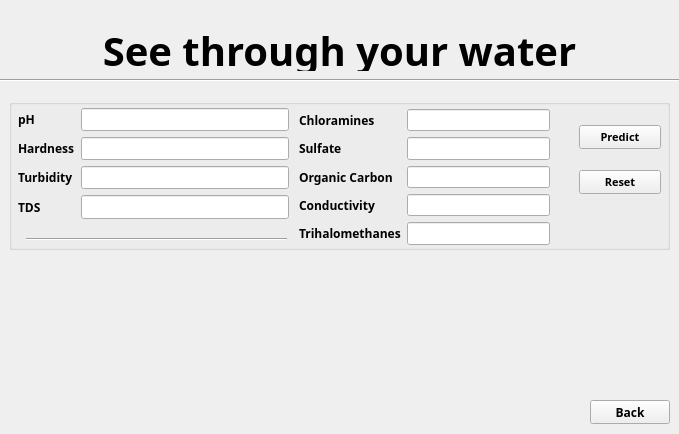
<?xml version="1.0" encoding="UTF-8"?>
<ui version="4.0">
 <class>MainWindow</class>
 <widget class="QMainWindow" name="MainWindow">
  <property name="geometry">
   <rect>
    <x>0</x>
    <y>0</y>
    <width>679</width>
    <height>434</height>
   </rect>
  </property>
  <property name="sizePolicy">
   <sizepolicy hsizetype="Fixed" vsizetype="Fixed">
    <horstretch>0</horstretch>
    <verstretch>0</verstretch>
   </sizepolicy>
  </property>
  <property name="minimumSize">
   <size>
    <width>679</width>
    <height>434</height>
   </size>
  </property>
  <property name="maximumSize">
   <size>
    <width>679</width>
    <height>434</height>
   </size>
  </property>
  <property name="font">
   <font>
    <family>Mona Sans Light</family>
    <pointsize>16</pointsize>
    <bold>true</bold>
   </font>
  </property>
  <property name="windowTitle">
   <string>AquaSense</string>
  </property>
  <property name="tabShape">
   <enum>QTabWidget::Rounded</enum>
  </property>
  <widget class="QWidget" name="centralwidget">
   <property name="sizePolicy">
    <sizepolicy hsizetype="Fixed" vsizetype="Fixed">
     <horstretch>0</horstretch>
     <verstretch>0</verstretch>
    </sizepolicy>
   </property>
   <widget class="QStackedWidget" name="stackedWidget">
    <property name="geometry">
     <rect>
      <x>0</x>
      <y>0</y>
      <width>679</width>
      <height>434</height>
     </rect>
    </property>
    <property name="sizePolicy">
     <sizepolicy hsizetype="Fixed" vsizetype="Fixed">
      <horstretch>0</horstretch>
      <verstretch>0</verstretch>
     </sizepolicy>
    </property>
    <property name="minimumSize">
     <size>
      <width>679</width>
      <height>434</height>
     </size>
    </property>
    <property name="maximumSize">
     <size>
      <width>679</width>
      <height>434</height>
     </size>
    </property>
    <property name="font">
     <font>
      <family>Mona-Sans Black Wide</family>
      <pointsize>30</pointsize>
      <bold>true</bold>
     </font>
    </property>
    <property name="currentIndex">
     <number>4</number>
    </property>
    <widget class="QWidget" name="welcome_page">
     <widget class="QLabel" name="label_for_logo">
      <property name="geometry">
       <rect>
        <x>190</x>
        <y>79</y>
        <width>300</width>
        <height>301</height>
       </rect>
      </property>
      <property name="text">
       <string/>
      </property>
      <property name="pixmap">
       <pixmap resource="assets.qrc">:/icons/assets/icon-1024x1024.png</pixmap>
      </property>
      <property name="scaledContents">
       <bool>true</bool>
      </property>
      <property name="alignment">
       <set>Qt::AlignCenter</set>
      </property>
     </widget>
     <widget class="QLabel" name="label_for_name">
      <property name="geometry">
       <rect>
        <x>0</x>
        <y>40</y>
        <width>679</width>
        <height>71</height>
       </rect>
      </property>
      <property name="minimumSize">
       <size>
        <width>679</width>
        <height>0</height>
       </size>
      </property>
      <property name="maximumSize">
       <size>
        <width>679</width>
        <height>16777215</height>
       </size>
      </property>
      <property name="font">
       <font>
        <family>Mona-Sans Black Wide</family>
        <pointsize>30</pointsize>
        <bold>true</bold>
       </font>
      </property>
      <property name="text">
       <string>AquaSense</string>
      </property>
      <property name="alignment">
       <set>Qt::AlignCenter</set>
      </property>
     </widget>
     <widget class="QLabel" name="label_for_version">
      <property name="geometry">
       <rect>
        <x>0</x>
        <y>360</y>
        <width>679</width>
        <height>31</height>
       </rect>
      </property>
      <property name="minimumSize">
       <size>
        <width>679</width>
        <height>0</height>
       </size>
      </property>
      <property name="maximumSize">
       <size>
        <width>679</width>
        <height>16777215</height>
       </size>
      </property>
      <property name="font">
       <font>
        <family>Mona-Sans Medium Narrow</family>
        <pointsize>12</pointsize>
        <bold>true</bold>
       </font>
      </property>
      <property name="text">
       <string>v0.0.1</string>
      </property>
      <property name="alignment">
       <set>Qt::AlignCenter</set>
      </property>
     </widget>
     <widget class="QPushButton" name="back_to_main">
      <property name="geometry">
       <rect>
        <x>590</x>
        <y>400</y>
        <width>80</width>
        <height>24</height>
       </rect>
      </property>
      <property name="font">
       <font>
        <family>Mona-Sans Medium Wide</family>
        <pointsize>9</pointsize>
        <bold>true</bold>
       </font>
      </property>
      <property name="text">
       <string>Next</string>
      </property>
     </widget>
    </widget>
    <widget class="QWidget" name="main_page">
     <widget class="QWidget" name="horizontalLayoutWidget">
      <property name="geometry">
       <rect>
        <x>9</x>
        <y>20</y>
        <width>672</width>
        <height>130</height>
       </rect>
      </property>
      <layout class="QHBoxLayout" name="horizontal_layout_main">
       <item>
        <widget class="QLabel" name="label_for_logo_main">
         <property name="minimumSize">
          <size>
           <width>128</width>
           <height>128</height>
          </size>
         </property>
         <property name="maximumSize">
          <size>
           <width>128</width>
           <height>128</height>
          </size>
         </property>
         <property name="text">
          <string/>
         </property>
         <property name="pixmap">
          <pixmap resource="assets.qrc">:/icons/assets/icon-200x200.png</pixmap>
         </property>
         <property name="scaledContents">
          <bool>true</bool>
         </property>
         <property name="alignment">
          <set>Qt::AlignLeading|Qt::AlignLeft|Qt::AlignVCenter</set>
         </property>
        </widget>
       </item>
       <item>
        <widget class="QLabel" name="label_for_intro_main">
         <property name="font">
          <font>
           <family>Mona-Sans Black Wide</family>
           <pointsize>25</pointsize>
           <bold>true</bold>
          </font>
         </property>
         <property name="text">
          <string>Simplicity in Water Wisdom</string>
         </property>
        </widget>
       </item>
      </layout>
     </widget>
     <widget class="QPushButton" name="back_to_welcome">
      <property name="geometry">
       <rect>
        <x>590</x>
        <y>400</y>
        <width>80</width>
        <height>24</height>
       </rect>
      </property>
      <property name="font">
       <font>
        <family>Mona-Sans Medium Wide</family>
        <pointsize>9</pointsize>
        <bold>true</bold>
       </font>
      </property>
      <property name="text">
       <string>Back</string>
      </property>
     </widget>
     <widget class="QGroupBox" name="group_box_main">
      <property name="geometry">
       <rect>
        <x>0</x>
        <y>199</y>
        <width>679</width>
        <height>181</height>
       </rect>
      </property>
      <property name="font">
       <font>
        <family>Mona-Sans Medium Wide</family>
        <pointsize>9</pointsize>
        <bold>true</bold>
       </font>
      </property>
      <property name="title">
       <string/>
      </property>
      <widget class="QWidget" name="layoutWidget">
       <property name="geometry">
        <rect>
         <x>190</x>
         <y>0</y>
         <width>291</width>
         <height>181</height>
        </rect>
       </property>
       <layout class="QVBoxLayout" name="verticalLayout">
        <item>
         <widget class="QPushButton" name="back_to_data">
          <property name="font">
           <font>
            <family>Mona-Sans Medium Wide</family>
            <pointsize>9</pointsize>
            <bold>true</bold>
           </font>
          </property>
          <property name="text">
           <string>Entries</string>
          </property>
         </widget>
        </item>
        <item>
         <widget class="QPushButton" name="back_to_insights">
          <property name="text">
           <string>Insights</string>
          </property>
         </widget>
        </item>
        <item>
         <widget class="QPushButton" name="back_to_visualizations">
          <property name="text">
           <string>Visualizations</string>
          </property>
         </widget>
        </item>
        <item>
         <widget class="QPushButton" name="back_to_contact_main">
          <property name="font">
           <font>
            <family>Mona-Sans Medium Wide</family>
            <pointsize>9</pointsize>
            <bold>true</bold>
           </font>
          </property>
          <property name="text">
           <string>Contact the developers</string>
          </property>
         </widget>
        </item>
       </layout>
      </widget>
     </widget>
    </widget>
    <widget class="QWidget" name="contact_page">
     <widget class="QLabel" name="label_for_contact">
      <property name="geometry">
       <rect>
        <x>0</x>
        <y>30</y>
        <width>679</width>
        <height>41</height>
       </rect>
      </property>
      <property name="minimumSize">
       <size>
        <width>679</width>
        <height>0</height>
       </size>
      </property>
      <property name="font">
       <font>
        <family>Mona-Sans Black Wide</family>
        <pointsize>30</pointsize>
        <bold>true</bold>
       </font>
      </property>
      <property name="text">
       <string>Contact the developers</string>
      </property>
      <property name="alignment">
       <set>Qt::AlignCenter</set>
      </property>
     </widget>
     <widget class="Line" name="line_for_contact">
      <property name="geometry">
       <rect>
        <x>0</x>
        <y>70</y>
        <width>679</width>
        <height>20</height>
       </rect>
      </property>
      <property name="minimumSize">
       <size>
        <width>679</width>
        <height>0</height>
       </size>
      </property>
      <property name="orientation">
       <enum>Qt::Horizontal</enum>
      </property>
     </widget>
     <widget class="QPushButton" name="back_to_main_contact">
      <property name="geometry">
       <rect>
        <x>310</x>
        <y>380</y>
        <width>80</width>
        <height>24</height>
       </rect>
      </property>
      <property name="font">
       <font>
        <family>Mona-Sans Medium Wide</family>
        <pointsize>10</pointsize>
        <bold>true</bold>
       </font>
      </property>
      <property name="text">
       <string>Back</string>
      </property>
     </widget>
     <widget class="QWidget" name="verticalLayoutWidget">
      <property name="geometry">
       <rect>
        <x>60</x>
        <y>160</y>
        <width>571</width>
        <height>151</height>
       </rect>
      </property>
      <layout class="QVBoxLayout" name="vertical_layout_contact"/>
     </widget>
    </widget>
    <widget class="QWidget" name="data_page">
     <widget class="QLabel" name="label_for_data">
      <property name="geometry">
       <rect>
        <x>0</x>
        <y>30</y>
        <width>679</width>
        <height>41</height>
       </rect>
      </property>
      <property name="text">
       <string>Manage your water samples</string>
      </property>
      <property name="alignment">
       <set>Qt::AlignCenter</set>
      </property>
     </widget>
     <widget class="Line" name="line_for_data">
      <property name="geometry">
       <rect>
        <x>0</x>
        <y>70</y>
        <width>679</width>
        <height>20</height>
       </rect>
      </property>
      <property name="orientation">
       <enum>Qt::Horizontal</enum>
      </property>
     </widget>
     <widget class="QTableWidget" name="table_for_data">
      <property name="geometry">
       <rect>
        <x>10</x>
        <y>90</y>
        <width>661</width>
        <height>291</height>
       </rect>
      </property>
      <property name="font">
       <font>
        <family>Mona Sans Medium</family>
        <pointsize>10</pointsize>
        <bold>false</bold>
       </font>
      </property>
     </widget>
     <widget class="QPushButton" name="back_to_main_data">
      <property name="geometry">
       <rect>
        <x>590</x>
        <y>398</y>
        <width>80</width>
        <height>21</height>
       </rect>
      </property>
      <property name="font">
       <font>
        <family>Mona-Sans Medium Wide</family>
        <pointsize>8</pointsize>
        <bold>true</bold>
       </font>
      </property>
      <property name="text">
       <string>Back</string>
      </property>
     </widget>
    </widget>
    <widget class="QWidget" name="insights_page">
     <widget class="QPushButton" name="back_to_main_insights">
      <property name="geometry">
       <rect>
        <x>590</x>
        <y>400</y>
        <width>80</width>
        <height>24</height>
       </rect>
      </property>
      <property name="font">
       <font>
        <family>Mona-Sans Medium Wide</family>
        <pointsize>9</pointsize>
        <bold>true</bold>
       </font>
      </property>
      <property name="text">
       <string>Back</string>
      </property>
     </widget>
     <widget class="QLabel" name="label_for_insights">
      <property name="geometry">
       <rect>
        <x>0</x>
        <y>30</y>
        <width>679</width>
        <height>41</height>
       </rect>
      </property>
      <property name="text">
       <string>See through your water</string>
      </property>
      <property name="alignment">
       <set>Qt::AlignCenter</set>
      </property>
     </widget>
     <widget class="Line" name="line">
      <property name="geometry">
       <rect>
        <x>0</x>
        <y>70</y>
        <width>679</width>
        <height>20</height>
       </rect>
      </property>
      <property name="orientation">
       <enum>Qt::Horizontal</enum>
      </property>
     </widget>
     <widget class="QGroupBox" name="groupBox">
      <property name="geometry">
       <rect>
        <x>9</x>
        <y>99</y>
        <width>661</width>
        <height>151</height>
       </rect>
      </property>
      <property name="font">
       <font>
        <family>Mona-Sans Medium Wide</family>
        <pointsize>9</pointsize>
        <bold>true</bold>
       </font>
      </property>
      <property name="title">
       <string/>
      </property>
      <widget class="QWidget" name="formLayoutWidget_3">
       <property name="geometry">
        <rect>
         <x>9</x>
         <y>9</y>
         <width>271</width>
         <height>111</height>
        </rect>
       </property>
       <layout class="QFormLayout" name="formLayout">
        <item row="0" column="0">
         <widget class="QLabel" name="pHLabel">
          <property name="text">
           <string>pH</string>
          </property>
         </widget>
        </item>
        <item row="0" column="1">
         <widget class="QLineEdit" name="phLineEdit"/>
        </item>
        <item row="1" column="0">
         <widget class="QLabel" name="hardnessLabel">
          <property name="text">
           <string>Hardness</string>
          </property>
         </widget>
        </item>
        <item row="1" column="1">
         <widget class="QLineEdit" name="hardnessLineEdit"/>
        </item>
        <item row="2" column="0">
         <widget class="QLabel" name="turbidityLabel">
          <property name="text">
           <string>Turbidity</string>
          </property>
         </widget>
        </item>
        <item row="2" column="1">
         <widget class="QLineEdit" name="turbidityLineEdit"/>
        </item>
        <item row="3" column="0">
         <widget class="QLabel" name="tDSLabel">
          <property name="text">
           <string>TDS</string>
          </property>
         </widget>
        </item>
        <item row="3" column="1">
         <widget class="QLineEdit" name="solidsLineEdit"/>
        </item>
       </layout>
      </widget>
      <widget class="QWidget" name="formLayoutWidget_4">
       <property name="geometry">
        <rect>
         <x>290</x>
         <y>10</y>
         <width>251</width>
         <height>136</height>
        </rect>
       </property>
       <layout class="QFormLayout" name="formLayout_2">
        <item row="0" column="0">
         <widget class="QLabel" name="chloraminesLabel">
          <property name="text">
           <string>Chloramines</string>
          </property>
         </widget>
        </item>
        <item row="0" column="1">
         <widget class="QLineEdit" name="chloraminesLineEdit"/>
        </item>
        <item row="1" column="0">
         <widget class="QLabel" name="sulfateLabel">
          <property name="text">
           <string>Sulfate</string>
          </property>
         </widget>
        </item>
        <item row="1" column="1">
         <widget class="QLineEdit" name="sulfateLineEdit"/>
        </item>
        <item row="2" column="1">
         <widget class="QLineEdit" name="organicCarbonLineEdit"/>
        </item>
        <item row="3" column="1">
         <widget class="QLineEdit" name="conductivityLineEdit"/>
        </item>
        <item row="2" column="0">
         <widget class="QLabel" name="organicCarbonLabel">
          <property name="text">
           <string>Organic Carbon</string>
          </property>
         </widget>
        </item>
        <item row="3" column="0">
         <widget class="QLabel" name="conductivityLabel">
          <property name="text">
           <string>Conductivity</string>
          </property>
         </widget>
        </item>
        <item row="4" column="1">
         <widget class="QLineEdit" name="trihalomethanesLineEdit"/>
        </item>
        <item row="4" column="0">
         <widget class="QLabel" name="trihalomethanesLabel">
          <property name="text">
           <string>Trihalomethanes</string>
          </property>
         </widget>
        </item>
       </layout>
      </widget>
      <widget class="QWidget" name="layoutWidget_3">
       <property name="geometry">
        <rect>
         <x>570</x>
         <y>11</y>
         <width>82</width>
         <height>101</height>
        </rect>
       </property>
       <layout class="QVBoxLayout" name="vertical_layout_insights">
        <item>
         <widget class="QPushButton" name="predict_button">
          <property name="font">
           <font>
            <family>Mona-Sans Medium Wide</family>
            <pointsize>8</pointsize>
            <bold>true</bold>
           </font>
          </property>
          <property name="text">
           <string>Predict</string>
          </property>
         </widget>
        </item>
        <item>
         <widget class="QPushButton" name="reset_entries_button">
          <property name="font">
           <font>
            <family>Mona-Sans Medium Wide</family>
            <pointsize>8</pointsize>
            <bold>true</bold>
           </font>
          </property>
          <property name="text">
           <string>Reset</string>
          </property>
         </widget>
        </item>
       </layout>
      </widget>
      <widget class="Line" name="line_2">
       <property name="geometry">
        <rect>
         <x>17</x>
         <y>130</y>
         <width>261</width>
         <height>20</height>
        </rect>
       </property>
       <property name="orientation">
        <enum>Qt::Horizontal</enum>
       </property>
      </widget>
     </widget>
     <widget class="QLabel" name="predictionLabel">
      <property name="geometry">
       <rect>
        <x>0</x>
        <y>270</y>
        <width>679</width>
        <height>141</height>
       </rect>
      </property>
      <property name="font">
       <font>
        <family>Mona-Sans Black Wide</family>
        <pointsize>18</pointsize>
        <bold>true</bold>
       </font>
      </property>
      <property name="text">
       <string/>
      </property>
      <property name="alignment">
       <set>Qt::AlignCenter</set>
      </property>
     </widget>
    </widget>
    <widget class="QWidget" name="visualization_page">
     <widget class="QLabel" name="label_for_visualization">
      <property name="geometry">
       <rect>
        <x>0</x>
        <y>30</y>
        <width>679</width>
        <height>41</height>
       </rect>
      </property>
      <property name="text">
       <string>Visualizations</string>
      </property>
      <property name="alignment">
       <set>Qt::AlignCenter</set>
      </property>
     </widget>
     <widget class="Line" name="line_for_visualization">
      <property name="geometry">
       <rect>
        <x>0</x>
        <y>70</y>
        <width>679</width>
        <height>20</height>
       </rect>
      </property>
      <property name="orientation">
       <enum>Qt::Horizontal</enum>
      </property>
     </widget>
     <widget class="QPushButton" name="back_to_main_visualization">
      <property name="geometry">
       <rect>
        <x>580</x>
        <y>400</y>
        <width>80</width>
        <height>24</height>
       </rect>
      </property>
      <property name="font">
       <font>
        <family>Mona-Sans Medium Wide</family>
        <pointsize>9</pointsize>
        <bold>true</bold>
       </font>
      </property>
      <property name="text">
       <string>Back</string>
      </property>
     </widget>
     <widget class="QLabel" name="label_for_graphs">
      <property name="geometry">
       <rect>
        <x>58</x>
        <y>110</y>
        <width>561</width>
        <height>221</height>
       </rect>
      </property>
      <property name="text">
       <string/>
      </property>
      <property name="scaledContents">
       <bool>true</bool>
      </property>
     </widget>
     <widget class="QPushButton" name="previous_button_visualization">
      <property name="geometry">
       <rect>
        <x>190</x>
        <y>360</y>
        <width>80</width>
        <height>24</height>
       </rect>
      </property>
      <property name="font">
       <font>
        <family>Mona-Sans Medium Wide</family>
        <pointsize>9</pointsize>
        <bold>true</bold>
       </font>
      </property>
      <property name="text">
       <string>Previous</string>
      </property>
     </widget>
     <widget class="QPushButton" name="next_button_visualization">
      <property name="geometry">
       <rect>
        <x>390</x>
        <y>360</y>
        <width>80</width>
        <height>24</height>
       </rect>
      </property>
      <property name="font">
       <font>
        <family>Mona-Sans Medium Wide</family>
        <pointsize>9</pointsize>
        <bold>true</bold>
       </font>
      </property>
      <property name="text">
       <string>Next</string>
      </property>
     </widget>
    </widget>
   </widget>
  </widget>
 </widget>
 <resources>
  <include location="assets.qrc"/>
 </resources>
 <connections/>
</ui>
